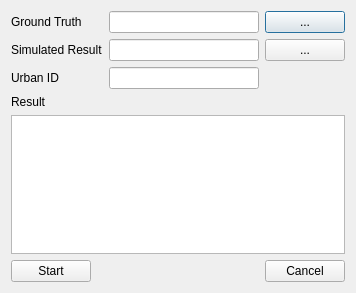
<?xml version="1.0" encoding="UTF-8"?>
<ui version="4.0">
 <class>Dialog</class>
 <widget class="QDialog" name="Dialog">
  <property name="geometry">
   <rect>
    <x>0</x>
    <y>0</y>
    <width>356</width>
    <height>293</height>
   </rect>
  </property>
  <property name="windowTitle">
   <string>Validation</string>
  </property>
  <property name="windowIcon">
   <iconset>
    <normaloff>res/logo.ico</normaloff>res/logo.ico</iconset>
  </property>
  <layout class="QGridLayout" name="gridLayout_2">
   <item row="0" column="0">
    <layout class="QGridLayout" name="gridLayout">
     <item row="0" column="1">
      <widget class="QLineEdit" name="lineEdit"/>
     </item>
     <item row="0" column="0">
      <widget class="QLabel" name="label">
       <property name="text">
        <string>Ground Truth</string>
       </property>
      </widget>
     </item>
     <item row="0" column="2">
      <widget class="QPushButton" name="pushButton">
       <property name="text">
        <string>...</string>
       </property>
      </widget>
     </item>
     <item row="1" column="1">
      <widget class="QLineEdit" name="lineEdit_2"/>
     </item>
     <item row="1" column="2">
      <widget class="QPushButton" name="pushButton_2">
       <property name="text">
        <string>...</string>
       </property>
      </widget>
     </item>
     <item row="1" column="0">
      <widget class="QLabel" name="label_2">
       <property name="text">
        <string>Simulated Result</string>
       </property>
      </widget>
     </item>
     <item row="2" column="0">
      <widget class="QLabel" name="label_4">
       <property name="text">
        <string>Urban ID</string>
       </property>
      </widget>
     </item>
     <item row="2" column="1">
      <widget class="QLineEdit" name="lineEdit_3"/>
     </item>
    </layout>
   </item>
   <item row="1" column="0">
    <widget class="QLabel" name="label_3">
     <property name="text">
      <string>Result</string>
     </property>
    </widget>
   </item>
   <item row="2" column="0">
    <widget class="QTextBrowser" name="textBrowser">
     <property name="html">
      <string>&lt;!DOCTYPE HTML PUBLIC &quot;-//W3C//DTD HTML 4.0//EN&quot; &quot;http://www.w3.org/TR/REC-html40/strict.dtd&quot;&gt;
&lt;html&gt;&lt;head&gt;&lt;meta name=&quot;qrichtext&quot; content=&quot;1&quot; /&gt;&lt;style type=&quot;text/css&quot;&gt;
p, li { white-space: pre-wrap; }
&lt;/style&gt;&lt;/head&gt;&lt;body style=&quot; font-family:'SimSun'; font-size:9pt; font-weight:400; font-style:normal;&quot;&gt;
&lt;p style=&quot;-qt-paragraph-type:empty; margin-top:12px; margin-bottom:12px; margin-left:0px; margin-right:0px; -qt-block-indent:0; text-indent:0px;&quot;&gt;&lt;br /&gt;&lt;/p&gt;&lt;/body&gt;&lt;/html&gt;</string>
     </property>
     <property name="placeholderText">
      <string/>
     </property>
    </widget>
   </item>
   <item row="3" column="0">
    <layout class="QHBoxLayout" name="horizontalLayout">
     <item>
      <widget class="QPushButton" name="pushButton_3">
       <property name="text">
        <string>Start</string>
       </property>
      </widget>
     </item>
     <item>
      <spacer name="horizontalSpacer">
       <property name="orientation">
        <enum>Qt::Horizontal</enum>
       </property>
       <property name="sizeHint" stdset="0">
        <size>
         <width>40</width>
         <height>20</height>
        </size>
       </property>
      </spacer>
     </item>
     <item>
      <widget class="QPushButton" name="pushButton_4">
       <property name="text">
        <string>Cancel</string>
       </property>
      </widget>
     </item>
    </layout>
   </item>
  </layout>
 </widget>
 <resources/>
 <connections/>
</ui>
